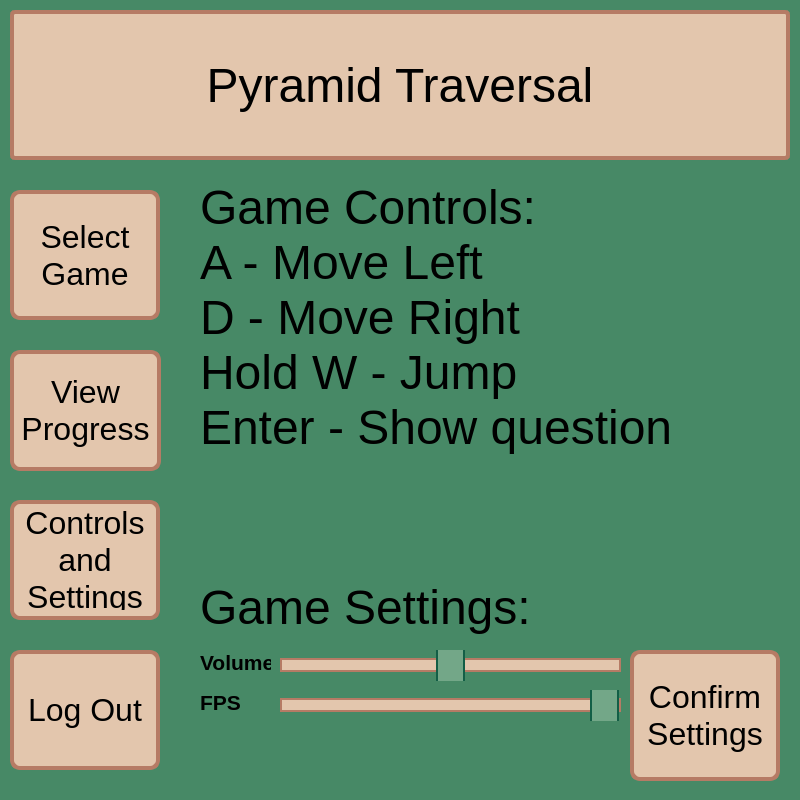
<?xml version="1.0" encoding="UTF-8"?>
<ui version="4.0">
 <class>MainWindow</class>
 <widget class="QMainWindow" name="MainWindow">
  <property name="geometry">
   <rect>
    <x>0</x>
    <y>0</y>
    <width>800</width>
    <height>800</height>
   </rect>
  </property>
  <property name="minimumSize">
   <size>
    <width>800</width>
    <height>800</height>
   </size>
  </property>
  <property name="maximumSize">
   <size>
    <width>800</width>
    <height>800</height>
   </size>
  </property>
  <property name="windowTitle">
   <string>Home Menu</string>
  </property>
  <property name="styleSheet">
   <string notr="true">QWidget {
	background-color: rgb(71, 137, 102);
}

#lblWindowTitle {
	background-color: rgb(227, 198, 173);
	border-width: 4px;
	border-radius: 10px;
	border-style: solid;
	border-color: rgb(182, 123, 101);
	min-width: 10em;
	padding: 6px;
	border-radius: 5px;
}

QLineEdit {
	background-color: rgb(255,255,255);
	border-radius: 5px
}

QPushButton {
	background-color: rgb(227, 198, 173);
	border-style: solid;
	border-width: 4px;
	border-radius: 10px;
	border-color: rgb(182, 123, 101);
	min-width: 10em;
	padding: 6px;
}

QPushButton:Hover {
	background-color: rgb(115, 167, 136);
	border-color: rgb(19, 94, 70);
}

QPushButton:pressed {
	background-color: rgb(125, 179, 147);
	border-color: rgb(19, 94, 70);
}

QSlider::groove:horizontal {
    border: 2px solid;
	border-color: rgb(182, 123, 101);
    height: 10px;
    margin: 0px;
	background-color: rgb(227, 198, 173);
    }

QSlider::handle:horizontal {
    background-color: rgb(115, 167, 136);
 	border: 2px solid;
	border-color: rgb(19, 94, 70);
    height: 50px;
    width: 25px;
	margin: -25px 0px
    }</string>
  </property>
  <widget class="QWidget" name="centralwidget">
   <widget class="QTabWidget" name="tabWidget">
    <property name="geometry">
     <rect>
      <x>180</x>
      <y>160</y>
      <width>651</width>
      <height>640</height>
     </rect>
    </property>
    <property name="focusPolicy">
     <enum>Qt::TabFocus</enum>
    </property>
    <property name="tabPosition">
     <enum>QTabWidget::East</enum>
    </property>
    <property name="tabShape">
     <enum>QTabWidget::Rounded</enum>
    </property>
    <property name="currentIndex">
     <number>3</number>
    </property>
    <property name="iconSize">
     <size>
      <width>0</width>
      <height>0</height>
     </size>
    </property>
    <property name="elideMode">
     <enum>Qt::ElideNone</enum>
    </property>
    <property name="usesScrollButtons">
     <bool>false</bool>
    </property>
    <property name="documentMode">
     <bool>true</bool>
    </property>
    <property name="tabsClosable">
     <bool>false</bool>
    </property>
    <property name="movable">
     <bool>false</bool>
    </property>
    <property name="tabBarAutoHide">
     <bool>false</bool>
    </property>
    <widget class="QWidget" name="homeTab">
     <property name="toolTipDuration">
      <number>-1</number>
     </property>
     <attribute name="title">
      <string>Page</string>
     </attribute>
     <widget class="QLabel" name="lblWelcome">
      <property name="geometry">
       <rect>
        <x>10</x>
        <y>30</y>
        <width>591</width>
        <height>591</height>
       </rect>
      </property>
      <property name="font">
       <font>
        <family>MS UI Gothic</family>
        <pointsize>20</pointsize>
       </font>
      </property>
      <property name="text">
       <string>Welcome to Pyramid Traversal!

The aim of this game is to traverse a jungle pyramid by answering questions about differentiation and integration. Reach the top by jumping between layers once accessible. Answering questions correctly will give you points and finishing fast can reward bonus points!

The home menu contains options to play the game at various difficulties, view progress/game data, view controls and settings or you can log out and play another time. Enjoy the game!</string>
      </property>
      <property name="alignment">
       <set>Qt::AlignLeading|Qt::AlignLeft|Qt::AlignTop</set>
      </property>
      <property name="wordWrap">
       <bool>true</bool>
      </property>
     </widget>
    </widget>
    <widget class="QWidget" name="progressTab">
     <attribute name="title">
      <string/>
     </attribute>
     <widget class="QLabel" name="lblOverviewTitle">
      <property name="geometry">
       <rect>
        <x>10</x>
        <y>10</y>
        <width>451</width>
        <height>61</height>
       </rect>
      </property>
      <property name="font">
       <font>
        <family>MS UI Gothic</family>
        <pointsize>20</pointsize>
       </font>
      </property>
      <property name="text">
       <string>Recent Progress Overview:</string>
      </property>
      <property name="alignment">
       <set>Qt::AlignLeading|Qt::AlignLeft|Qt::AlignVCenter</set>
      </property>
     </widget>
     <widget class="QLabel" name="lblPerformanceData">
      <property name="geometry">
       <rect>
        <x>10</x>
        <y>70</y>
        <width>451</width>
        <height>121</height>
       </rect>
      </property>
      <property name="font">
       <font>
        <family>MS UI Gothic</family>
        <pointsize>18</pointsize>
       </font>
      </property>
      <property name="text">
       <string>Average Score:
Average Time:
Average Base Size Attempted:
Games Played:
Win Rate:</string>
      </property>
      <property name="alignment">
       <set>Qt::AlignLeading|Qt::AlignLeft|Qt::AlignTop</set>
      </property>
     </widget>
     <widget class="QPushButton" name="sendPerfButton">
      <property name="geometry">
       <rect>
        <x>460</x>
        <y>10</y>
        <width>150</width>
        <height>81</height>
       </rect>
      </property>
      <property name="font">
       <font>
        <family>MS UI Gothic</family>
        <pointsize>24</pointsize>
       </font>
      </property>
      <property name="cursor">
       <cursorShape>PointingHandCursor</cursorShape>
      </property>
      <property name="text">
       <string>Send To
Teacher</string>
      </property>
     </widget>
     <widget class="QPushButton" name="viewGamesButton">
      <property name="geometry">
       <rect>
        <x>460</x>
        <y>100</y>
        <width>150</width>
        <height>81</height>
       </rect>
      </property>
      <property name="font">
       <font>
        <family>MS UI Gothic</family>
        <pointsize>24</pointsize>
       </font>
      </property>
      <property name="cursor">
       <cursorShape>PointingHandCursor</cursorShape>
      </property>
      <property name="text">
       <string>View
Games</string>
      </property>
     </widget>
     <widget class="QPushButton" name="viewAvgBaseButton">
      <property name="geometry">
       <rect>
        <x>140</x>
        <y>460</y>
        <width>321</width>
        <height>151</height>
       </rect>
      </property>
      <property name="font">
       <font>
        <family>MS UI Gothic</family>
        <pointsize>24</pointsize>
       </font>
      </property>
      <property name="cursor">
       <cursorShape>PointingHandCursor</cursorShape>
      </property>
      <property name="text">
       <string>View Average
Base Graph</string>
      </property>
     </widget>
     <widget class="QPushButton" name="viewAvgScoreButton">
      <property name="geometry">
       <rect>
        <x>140</x>
        <y>290</y>
        <width>321</width>
        <height>151</height>
       </rect>
      </property>
      <property name="font">
       <font>
        <family>MS UI Gothic</family>
        <pointsize>24</pointsize>
       </font>
      </property>
      <property name="cursor">
       <cursorShape>PointingHandCursor</cursorShape>
      </property>
      <property name="text">
       <string>View Average
Score Graph</string>
      </property>
     </widget>
     <widget class="QLabel" name="lblOverviewTitle_2">
      <property name="geometry">
       <rect>
        <x>10</x>
        <y>200</y>
        <width>411</width>
        <height>71</height>
       </rect>
      </property>
      <property name="font">
       <font>
        <family>MS UI Gothic</family>
        <pointsize>20</pointsize>
       </font>
      </property>
      <property name="text">
       <string>(Note that only one progress record
can be made per user per day)</string>
      </property>
      <property name="alignment">
       <set>Qt::AlignLeading|Qt::AlignLeft|Qt::AlignVCenter</set>
      </property>
     </widget>
    </widget>
    <widget class="QWidget" name="gamesTab">
     <attribute name="title">
      <string>Page</string>
     </attribute>
     <widget class="QLabel" name="lblRecentGameTitle">
      <property name="geometry">
       <rect>
        <x>10</x>
        <y>10</y>
        <width>451</width>
        <height>61</height>
       </rect>
      </property>
      <property name="font">
       <font>
        <family>MS UI Gothic</family>
        <pointsize>20</pointsize>
       </font>
      </property>
      <property name="text">
       <string>Most Recent Game:</string>
      </property>
      <property name="alignment">
       <set>Qt::AlignLeading|Qt::AlignLeft|Qt::AlignVCenter</set>
      </property>
     </widget>
     <widget class="QPushButton" name="sendGameButton">
      <property name="geometry">
       <rect>
        <x>460</x>
        <y>10</y>
        <width>150</width>
        <height>151</height>
       </rect>
      </property>
      <property name="font">
       <font>
        <family>MS UI Gothic</family>
        <pointsize>24</pointsize>
       </font>
      </property>
      <property name="cursor">
       <cursorShape>PointingHandCursor</cursorShape>
      </property>
      <property name="text">
       <string>Send To
Teacher</string>
      </property>
     </widget>
     <widget class="QLabel" name="lblRecentGameData">
      <property name="geometry">
       <rect>
        <x>10</x>
        <y>70</y>
        <width>451</width>
        <height>121</height>
       </rect>
      </property>
      <property name="font">
       <font>
        <family>MS UI Gothic</family>
        <pointsize>20</pointsize>
       </font>
      </property>
      <property name="text">
       <string>Won? Yes/No
Score:
Time: xx secs
Base Size:</string>
      </property>
      <property name="alignment">
       <set>Qt::AlignLeading|Qt::AlignLeft|Qt::AlignTop</set>
      </property>
     </widget>
     <widget class="QPushButton" name="viewRecentScoresButton">
      <property name="geometry">
       <rect>
        <x>160</x>
        <y>230</y>
        <width>321</width>
        <height>151</height>
       </rect>
      </property>
      <property name="font">
       <font>
        <family>MS UI Gothic</family>
        <pointsize>24</pointsize>
       </font>
      </property>
      <property name="cursor">
       <cursorShape>PointingHandCursor</cursorShape>
      </property>
      <property name="text">
       <string>View Recent
Scores</string>
      </property>
     </widget>
     <widget class="QPushButton" name="viewRecentTimesButton">
      <property name="geometry">
       <rect>
        <x>160</x>
        <y>410</y>
        <width>321</width>
        <height>151</height>
       </rect>
      </property>
      <property name="font">
       <font>
        <family>MS UI Gothic</family>
        <pointsize>24</pointsize>
       </font>
      </property>
      <property name="cursor">
       <cursorShape>PointingHandCursor</cursorShape>
      </property>
      <property name="text">
       <string>View Recent
Times</string>
      </property>
     </widget>
    </widget>
    <widget class="QWidget" name="settingsTab">
     <attribute name="title">
      <string>Page</string>
     </attribute>
     <widget class="QLabel" name="lblControls">
      <property name="geometry">
       <rect>
        <x>20</x>
        <y>20</y>
        <width>591</width>
        <height>281</height>
       </rect>
      </property>
      <property name="font">
       <font>
        <family>MS UI Gothic</family>
        <pointsize>36</pointsize>
       </font>
      </property>
      <property name="text">
       <string>Game Controls:
A - Move Left
D - Move Right
Hold W - Jump
Enter - Show question</string>
      </property>
      <property name="alignment">
       <set>Qt::AlignLeading|Qt::AlignLeft|Qt::AlignTop</set>
      </property>
     </widget>
     <widget class="QSlider" name="volumeSlider">
      <property name="geometry">
       <rect>
        <x>100</x>
        <y>490</y>
        <width>341</width>
        <height>31</height>
       </rect>
      </property>
      <property name="minimum">
       <number>0</number>
      </property>
      <property name="maximum">
       <number>100</number>
      </property>
      <property name="singleStep">
       <number>1</number>
      </property>
      <property name="sliderPosition">
       <number>50</number>
      </property>
      <property name="orientation">
       <enum>Qt::Horizontal</enum>
      </property>
     </widget>
     <widget class="QPushButton" name="confirmSettingsButton">
      <property name="geometry">
       <rect>
        <x>450</x>
        <y>490</y>
        <width>150</width>
        <height>131</height>
       </rect>
      </property>
      <property name="font">
       <font>
        <family>MS UI Gothic</family>
        <pointsize>24</pointsize>
       </font>
      </property>
      <property name="cursor">
       <cursorShape>PointingHandCursor</cursorShape>
      </property>
      <property name="text">
       <string>Confirm
Settings</string>
      </property>
     </widget>
     <widget class="QLabel" name="lblSettings">
      <property name="geometry">
       <rect>
        <x>20</x>
        <y>420</y>
        <width>571</width>
        <height>61</height>
       </rect>
      </property>
      <property name="font">
       <font>
        <family>MS UI Gothic</family>
        <pointsize>36</pointsize>
       </font>
      </property>
      <property name="text">
       <string>Game Settings:</string>
      </property>
      <property name="alignment">
       <set>Qt::AlignLeading|Qt::AlignLeft|Qt::AlignTop</set>
      </property>
     </widget>
     <widget class="QSlider" name="fpsSlider">
      <property name="geometry">
       <rect>
        <x>100</x>
        <y>530</y>
        <width>341</width>
        <height>31</height>
       </rect>
      </property>
      <property name="minimum">
       <number>30</number>
      </property>
      <property name="maximum">
       <number>60</number>
      </property>
      <property name="sliderPosition">
       <number>60</number>
      </property>
      <property name="orientation">
       <enum>Qt::Horizontal</enum>
      </property>
     </widget>
     <widget class="QLabel" name="lblVolume">
      <property name="geometry">
       <rect>
        <x>20</x>
        <y>490</y>
        <width>71</width>
        <height>31</height>
       </rect>
      </property>
      <property name="font">
       <font>
        <family>MS UI Gothic</family>
        <pointsize>16</pointsize>
        <weight>75</weight>
        <bold>true</bold>
       </font>
      </property>
      <property name="text">
       <string>Volume</string>
      </property>
      <property name="alignment">
       <set>Qt::AlignLeading|Qt::AlignLeft|Qt::AlignTop</set>
      </property>
     </widget>
     <widget class="QLabel" name="lblFPS">
      <property name="geometry">
       <rect>
        <x>20</x>
        <y>530</y>
        <width>71</width>
        <height>31</height>
       </rect>
      </property>
      <property name="font">
       <font>
        <family>MS UI Gothic</family>
        <pointsize>16</pointsize>
        <weight>75</weight>
        <bold>true</bold>
       </font>
      </property>
      <property name="text">
       <string>FPS</string>
      </property>
      <property name="alignment">
       <set>Qt::AlignLeading|Qt::AlignLeft|Qt::AlignTop</set>
      </property>
     </widget>
    </widget>
    <widget class="QWidget" name="selectGameTab">
     <attribute name="title">
      <string>Page</string>
     </attribute>
     <widget class="QPushButton" name="easyButton">
      <property name="geometry">
       <rect>
        <x>160</x>
        <y>50</y>
        <width>271</width>
        <height>131</height>
       </rect>
      </property>
      <property name="font">
       <font>
        <family>MS UI Gothic</family>
        <pointsize>24</pointsize>
       </font>
      </property>
      <property name="cursor">
       <cursorShape>PointingHandCursor</cursorShape>
      </property>
      <property name="text">
       <string>Easy</string>
      </property>
     </widget>
     <widget class="QPushButton" name="mediumButton">
      <property name="geometry">
       <rect>
        <x>160</x>
        <y>240</y>
        <width>271</width>
        <height>121</height>
       </rect>
      </property>
      <property name="font">
       <font>
        <family>MS UI Gothic</family>
        <pointsize>24</pointsize>
       </font>
      </property>
      <property name="cursor">
       <cursorShape>PointingHandCursor</cursorShape>
      </property>
      <property name="text">
       <string>Medium</string>
      </property>
     </widget>
     <widget class="QPushButton" name="hardButton">
      <property name="geometry">
       <rect>
        <x>160</x>
        <y>420</y>
        <width>271</width>
        <height>121</height>
       </rect>
      </property>
      <property name="font">
       <font>
        <family>MS UI Gothic</family>
        <pointsize>24</pointsize>
       </font>
      </property>
      <property name="cursor">
       <cursorShape>PointingHandCursor</cursorShape>
      </property>
      <property name="text">
       <string>Hard</string>
      </property>
     </widget>
    </widget>
   </widget>
   <widget class="QLabel" name="lblWindowTitle">
    <property name="geometry">
     <rect>
      <x>10</x>
      <y>10</y>
      <width>780</width>
      <height>150</height>
     </rect>
    </property>
    <property name="font">
     <font>
      <family>MS UI Gothic</family>
      <pointsize>36</pointsize>
     </font>
    </property>
    <property name="text">
     <string>Pyramid Traversal</string>
    </property>
    <property name="alignment">
     <set>Qt::AlignCenter</set>
    </property>
   </widget>
   <widget class="QPushButton" name="selectGameButton">
    <property name="geometry">
     <rect>
      <x>10</x>
      <y>190</y>
      <width>150</width>
      <height>130</height>
     </rect>
    </property>
    <property name="font">
     <font>
      <family>MS UI Gothic</family>
      <pointsize>24</pointsize>
     </font>
    </property>
    <property name="cursor">
     <cursorShape>PointingHandCursor</cursorShape>
    </property>
    <property name="text">
     <string>Select
Game</string>
    </property>
   </widget>
   <widget class="QPushButton" name="progressButton">
    <property name="geometry">
     <rect>
      <x>10</x>
      <y>350</y>
      <width>151</width>
      <height>121</height>
     </rect>
    </property>
    <property name="font">
     <font>
      <family>MS UI Gothic</family>
      <pointsize>24</pointsize>
     </font>
    </property>
    <property name="cursor">
     <cursorShape>PointingHandCursor</cursorShape>
    </property>
    <property name="text">
     <string>View
Progress</string>
    </property>
   </widget>
   <widget class="QPushButton" name="settingsButton">
    <property name="geometry">
     <rect>
      <x>10</x>
      <y>500</y>
      <width>150</width>
      <height>120</height>
     </rect>
    </property>
    <property name="font">
     <font>
      <family>MS UI Gothic</family>
      <pointsize>24</pointsize>
     </font>
    </property>
    <property name="cursor">
     <cursorShape>PointingHandCursor</cursorShape>
    </property>
    <property name="text">
     <string>Controls
and
Settings</string>
    </property>
   </widget>
   <widget class="QPushButton" name="logOutButton">
    <property name="geometry">
     <rect>
      <x>10</x>
      <y>650</y>
      <width>150</width>
      <height>120</height>
     </rect>
    </property>
    <property name="font">
     <font>
      <family>MS UI Gothic</family>
      <pointsize>24</pointsize>
     </font>
    </property>
    <property name="cursor">
     <cursorShape>PointingHandCursor</cursorShape>
    </property>
    <property name="text">
     <string>Log Out</string>
    </property>
   </widget>
  </widget>
 </widget>
 <resources/>
 <connections/>
</ui>
